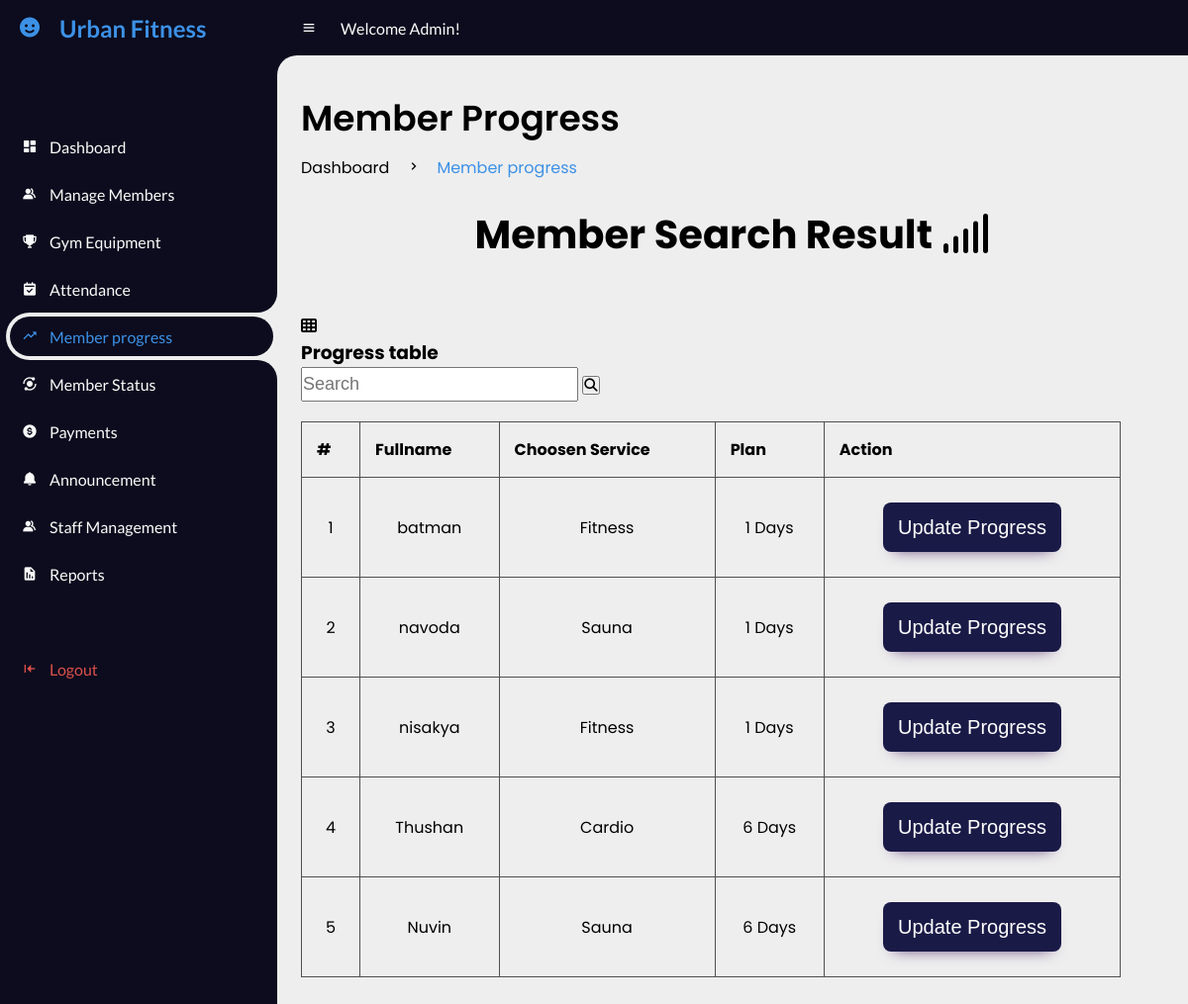
/UrbanFitness/1Admin/progressmbSearch.php (signed in), run on the app's committed database.
### tables this page shows
CREATE TABLE `members` (
  `user_id` int(11) NOT NULL,
  `fullname` varchar(20) NOT NULL,
  `email` varchar(20) NOT NULL,
  `password` varchar(100) NOT NULL,
  `gender` varchar(20) NOT NULL,
  `dor` date NOT NULL,
  `services` varchar(50) NOT NULL,
  `amount` int(100) NOT NULL,
  `paid_date` date NOT NULL,
  `p_year` int(11) NOT NULL,
  `plan` varchar(100) NOT NULL,
  `address` varchar(20) NOT NULL,
  `contact` varchar(100) NOT NULL,
  `status` varchar(20) NOT NULL DEFAULT 'Active',
  `attendance_count` int(100) NOT NULL,
  `ini_weight` int(100) NOT NULL DEFAULT 0,
  `curr_weight` int(100) NOT NULL DEFAULT 0,
  `ini_bodytype` varchar(50) NOT NULL,
  `curr_bodytype` varchar(50) NOT NULL,
  `progress_date` date NOT NULL,
  `reminder` int(11) NOT NULL DEFAULT 0
);

### UrbanFitness/1Admin/progressmbSearch.php (the view, shortened to what this page needs)
<!DOCTYPE html>
<html lang="en">
<head>
    <link href='https://unpkg.com/boxicons@2.0.9/css/boxicons.min.css' rel='stylesheet'>
    <link rel="stylesheet" href="css/progressmb.css">
    <link href="../font-awesome/css/all.css" rel="stylesheet" />
</head>
<body>
    <section id="sidebar">
        <a href="#" class="brand">
            <i class='bx bxs-smile'></i>
            <span class="text">Urban Fitness</span>
        </a>
        <ul class="side-menu top">
            <li>
                <a href="index.php">
                    <i class='bx bxs-dashboard'></i>
                    <span class="text">Dashboard</span>
                </a>
            </li>
            <li>
                <a href="managemb.php">
                    <i class='bx bxs-group'></i>
                    <span class="text">Manage Members</span>
                </a>
            </li>
            <li>
                <a href="managegym.php">
                    <i class='bx bxs-trophy'></i>
                    <span class="text">Gym Equipment</span>
                </a>
            </li>
            <li>
                <a href="attendance.php">
                    <i class='bx bxs-calendar-check'></i>
                    <span class="text">Attendance</span>
                </a>
            </li>
            <li class="active">
                <a href="progressmb.php">
                    <i class='bx bx-trending-up'></i>
                    <span class="text">Member progress</span>
                </a>
            </li>
            <li>
                <a href="statusmb.php">
                    <i class='bx bxs-analyse'></i>
                    <span class="text">Member Status</span>
                </a>
            </li>
            <li>
                <a href="paymentmb.php">
                    <i class='bx bxs-dollar-circle'></i>
                    <span class="text">Payments</span>
                </a>
            </li>
            <li>
                <a href="announcement.php">
                    <i class='bx bxs-bell'></i>
                    <span class="text">Announcement</span>
                </a>
            </li>
            <li>
                <a href="managestaff.php">
                    <i class='bx bxs-group'></i>
                    <span class="text">Staff Management</span>
                </a>
            </li>
            <li>
                <a href="report.php">
                    <i class='bx bxs-report'></i>
                    <span class="text">Reports</span>
                </a>
            </li>
        </ul>
        <ul class="side-menu">
            <li>
                <a href="../logout.php" class="logout">
                    <i class='bx bxs-arrow-to-left'></i>
                    <span class="text">Logout</span>
                </a>
            </li>
        </ul>
    </section>
    <section id="content">
        <nav>
            <i class='bx bx-menu'></i>
            <a class="nav-link">Welcome Admin!</a>
        </nav>
        <main>
            <div class="head-title">
                <div class="left">
                    <h1>Member Progress</h1>
                    <ul class="breadcrumb">
                        <li>
                            <a href="#">Dashboard</a>
                        </li>
                        <li><i class='bx bx-chevron-right'></i></li>
                        <li>
                            <a class="active" href="progressmb.php" >Member progress</a>
                        </li>
                    </ul>
                </div>
            </div>
            <div id="content2">
                <div id="content2-header">
                    <br>
                    <h1 class="text-center" style="text-align:center;font-size: 40px;">Member Search Result <i class="fas fa-signal"></i></h1>
                </div><br><br>
                <div class="container-fluid">
                    <div class="row-fluid">
                        <div class="span12">
                            <div class='widget-box'>
                                <div class='widget-title'> <span class='icon'> <i class='fas fa-th'></i> </span>
                                    <h3>Progress table</h3>
                                    <form id="custom-search-form" role="search" method="POST" action="progressmbSearch.php" class="form-search form-horizontal pull-right">
                                        <div class="input-append span12">
                                            <input type="text" class="search-query" placeholder="Search" name="search" style="width:280px; height:35px; font-size:18px" required>
                                            <button type="submit" class="btn"><i class="fas fa-search"></i></button>
                                        </div>
                                    </form>
                                </div>
                                <div class='widget-content nopadding'>
                                    <?php
                                    include "dbcon.php";
                                    $search = $_POST['search'];
                                    $cnt = 1;
                                    $qry = "select * from members where fullname like '%$search%' or email like '%$search%'";
                                    $result = mysqli_query($conn, $qry);
                                    if (mysqli_num_rows($result) == 0) {
                                        echo "<div class='error_ex'>
            <h1>403</h1>
            <h3>Opps, Results Not Found!!</h3>
            <p>It seems like there's no such record available in our database.</p>
            <a class='btn btn-danger btn-big'  href='progressmb.php'>Go Back</a> </div>'";
                                    } else {
                                        echo "<table class='table table-bordered table-hover'>
        <thead>
          <tr>
            <th>#</th>
            <th>Fullname</th>
            <th>Choosen Service</th>
            <th>Plan</th>
            <th>Action</th>
          </tr>
        </thead>";
                                        while ($row = mysqli_fetch_array($result)) {
                                            echo "<tbody>
                <td><div class='text-center'>" . $cnt . "</div></td>
                <td><div class='text-center'>" . $row['fullname'] . "</div></td>
                <td><div class='text-center'>" . $row['services'] . "</div></td>
                <td><div class='text-center'>" . $row['plan'] . " Days</div></td>
                <td><div class='text-center'><a href='progressmbUpdate.php?id=" . $row['user_id'] . "'><button class='btn btn-warning btn-mini'> Update Progress</button></a></div></td>
              </tbody>";
                                            $cnt++;
                                        }
                                    }
                                    ?>
                                    </table>
                                </div>
                            </div>
                        </div>
                    </div>
                </div>
            </div>
        </main>
    </section>
</body>
</html>

### UrbanFitness/1Admin/css/progressmb.css (style rules this page uses)
* { margin: 0; padding: 0; box-sizing: border-box; }
a { text-decoration: none; }
li { list-style: none; }
:root { --poppins: 'Poppins', sans-serif; --lato: 'Lato', sans-serif; --light: #0C0C1E; --blue: #3C91E6; --light-blue: #CFE8FF; --grey: #060714; --dark-grey: #AAAAAA; --dark: #FBFBFB; --red: #DB504A; --yellow: #FFCE26; --light-yellow: #FFF2C6; --orange: #FD7238; --light-orange: #FFE0D3; --light-green: hsl(160, 67%, 74%); }
html { overflow-x: hidden; }
body { background: #eee; overflow-x: hidden; }
#sidebar { position: fixed; top: 0; left: 0; width: 280px; height: 100%; background: var(--light); z-index: 2000; font-family: var(--lato); transition: .3s ease; overflow-x: hidden; scrollbar-width: none; }
#sidebar .brand { font-size: 24px; font-weight: 700; height: 56px; display: flex; align-items: center; color: var(--blue); position: sticky; top: 0; left: 0; background: var(--light); z-index: 500; padding-bottom: 20px; box-sizing: content-box; }
#sidebar .brand .bx { min-width: 60px; display: flex; justify-content: center; }
#sidebar .side-menu { width: 100%; margin-top: 48px; }
#sidebar .side-menu li { height: 48px; background: transparent; margin-left: 6px; border-radius: 48px 0 0 48px; padding: 4px; }
#sidebar .side-menu li.active { background: #eee; position: relative; }
#sidebar .side-menu li.active::before { content: ''; position: absolute; width: 40px; height: 40px; border-radius: 50%; top: -40px; right: 0; box-shadow: 20px 20px 0 #eee; z-index: -1; }
#sidebar .side-menu li.active::after { content: ''; position: absolute; width: 40px; height: 40px; border-radius: 50%; bottom: -40px; right: 0; box-shadow: 20px -20px 0 #eee; z-index: -1; }
#sidebar .side-menu li a { width: 100%; height: 100%; background: var(--light); display: flex; align-items: center; border-radius: 48px; font-size: 16px; color: var(--dark); white-space: nowrap; overflow-x: hidden; }
#sidebar .side-menu.top li.active a { color: var(--blue); }
#sidebar .side-menu li a.logout { color: var(--red); }
#sidebar .side-menu li a .bx { min-width: calc(60px - ((4px + 6px) * 2)); display: flex; justify-content: center; }
#content { position: sticky; width: calc(100% - 280px); left: 280px; transition: .3s ease; }
#content nav { height: 56px; background: var(--light); padding: 0 24px; display: flex; align-items: center; grid-gap: 24px; font-family: var(--lato); position: sticky; top: 0; left: 0; z-index: 1000; }
#content nav::before { content: ''; position: absolute; width: 40px; height: 40px; bottom: -40px; left: 0; border-radius: 50%; box-shadow: -20px -20px 0 var(--light); }
#content nav a { color: var(--dark); }
#content nav .bx.bx-menu { cursor: pointer; color: var(--dark); }
#content nav .nav-link { font-size: 16px; transition: .3s ease; }
#content main { width: 100%; padding: 36px 24px; font-family: var(--poppins); max-height: calc(100vh - 56px); overflow-y: auto; }
#content main .head-title { display: flex; align-items: center; justify-content: space-between; grid-gap: 16px; flex-wrap: wrap; }
#content main .head-title .left h1 { font-size: 36px; font-weight: 600; margin-bottom: 10px; color: black; }
#content main .head-title .left .breadcrumb { display: flex; align-items: center; grid-gap: 16px; }
#content main .head-title .left .breadcrumb li { color: black; }
#content main .head-title .left .breadcrumb li a { color: black; pointer-events: none; }
#content main .head-title .left .breadcrumb li a.active { color: var(--blue); pointer-events: unset; }

### UrbanFitness/1Admin/progressmbSearch.php (style rules this page uses)
table { border-collapse: collapse; width: 95%; margin-top:20px; }
th, td { padding: 15px; text-align: center; border: 1px solid #505050; }
th { text-align: left; }
.btn-warning { border: none; padding: 10px; border-radius: 8px; width: 180px; height: 50px; background: #1a1a47; color: #fff; font-size: 20px; -webkit-box-shadow: 0px 9px 15px -11px rgba(88, 54, 114, 1); -moz-box-shadow: 0px 9px 15px -11px rgba(88, 54, 114, 1); box-shadow: 0px 9px 15px -11px rgba(88, 54, 114, 1); margin:10px; }

### data on the page
members: fullname "batman", services "Fitness", plan "1"
members: fullname "navoda", services "Sauna", plan "1"
members: fullname "nisakya", services "Fitness", plan "1"
members: fullname "Thushan", services "Cardio", plan "6"
members: fullname "Nuvin", services "Sauna", plan "6"
